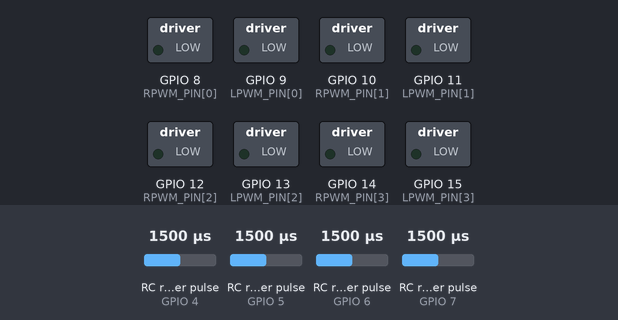
This sketch was run on a simulated ESP32-S3. Shown: switched loads named in the sketch (green lamp = pin HIGH). Wiring (inferred from the names in the program): 4 × RC receiver channel: data GPIO 4 / data GPIO 5 / data GPIO 6 / data GPIO 7. The test bench sets the inputs (shaded band); at power-on: RC receiver pulse (sensors on GPIO 4, GPIO 5, GPIO 6, GPIO 7) 1500 µs. What the sketch prints to the serial monitor is not drawn.

Above: at 1.4 s.
1.5 s: RC receiver pulse (sensor on GPIO 4) set to 1020 µs
At 2.1 s:
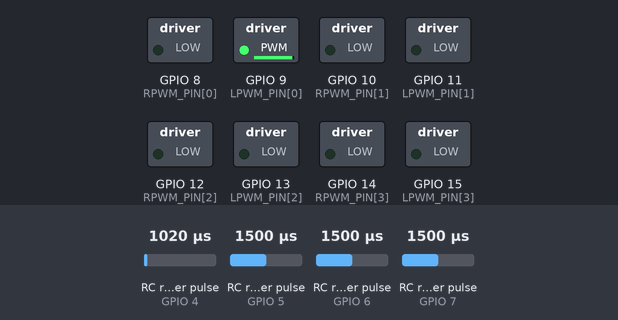
3.2 s: RC receiver pulse (sensor on GPIO 5) set to 1020 µs
At 4.6 s:
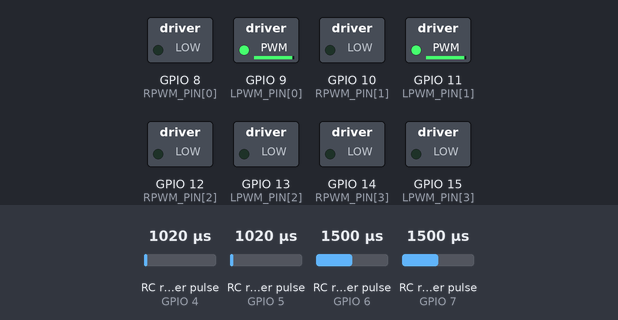
4.9 s: RC receiver pulse (sensor on GPIO 6) set to 1020 µs
At 6.1 s:
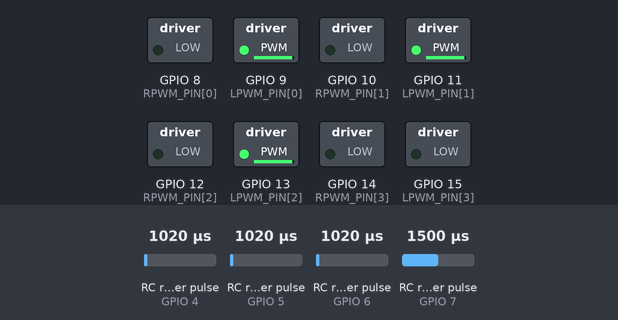
6.6 s: RC receiver pulse (sensor on GPIO 7) set to 1020 µs
At 7.3 s:
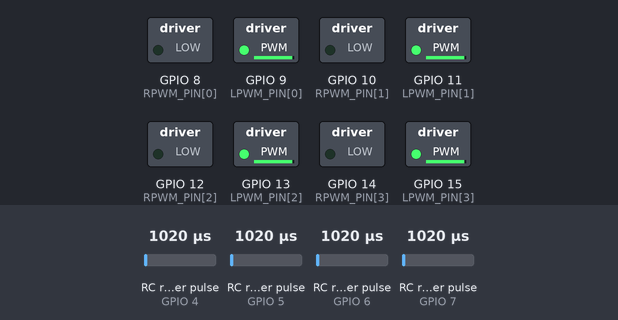
8.3 s: RC receiver pulse (sensor on GPIO 4) set to 1980 µs
At 9.1 s:
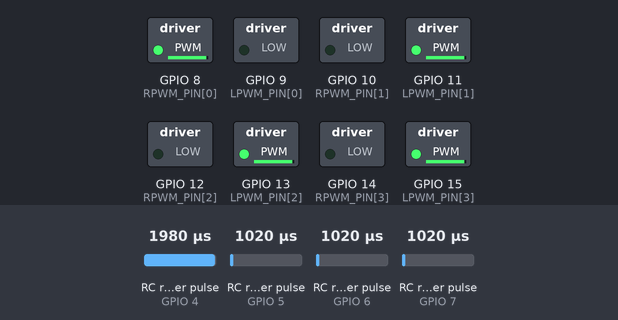
10.1 s: RC receiver pulse (sensor on GPIO 5) set to 1250 µs
At 11.2 s:
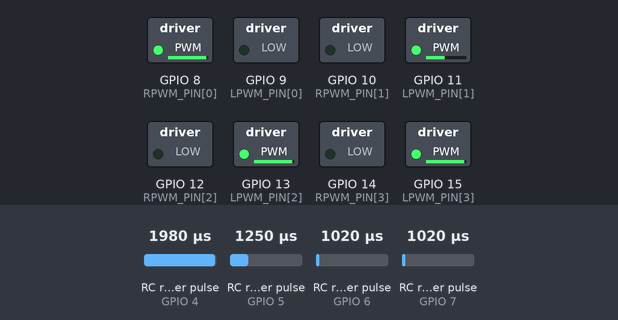
Timing chart, 0 to 12.6 s (numbered marks = the images above; inputs shaded):
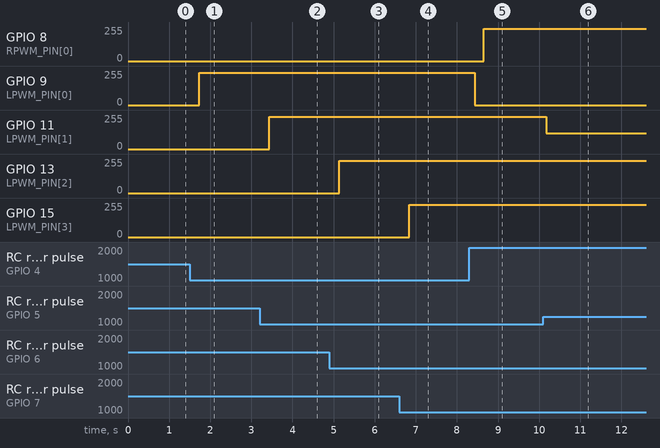

Measured:
- after the input at 1.5 s, GPIO 9 (LPWM_PIN[0]): 0/255 → 243/255 after 0.24 s
- after the input at 3.2 s, GPIO 11 (LPWM_PIN[1]): 0/255 → 243/255 after 0.24 s
- after the input at 4.9 s, GPIO 13 (LPWM_PIN[2]): 0/255 → 243/255 after 0.24 s
- after the input at 6.6 s, GPIO 15 (LPWM_PIN[3]): 0/255 → 243/255 after 0.24 s
- after the input at 8.3 s, GPIO 8 (RPWM_PIN[0]): 0/255 → 243/255 after 0.35 s; GPIO 9 (LPWM_PIN[0]): 243/255 → 0/255 after 0.13 s
- after the input at 10.1 s, GPIO 11 (LPWM_PIN[1]): 243/255 → 117/255 after 0.08 s

The sketch:

TeleRC_M5_M8_Converter.ino
```cpp
/*
  TeleRC / ArduRover - RC PWM to 4x BTS7960 Converter
  Target: ESP32-S3 DevKitC-1

  PURPOSE
  -------
  Convert standard RC/servo PWM from a flight controller
  (1000-2000 us, 1500 us neutral) into RPWM/LPWM signals
  for four BTS7960 / IBT-2 brushed DC motor drivers.

  DEFAULT MODE
  ------------
  Two FC inputs for skid steering:
    LEFT input  -> Front Left + Rear Left BTS7960
    RIGHT input -> Front Right + Rear Right BTS7960

  SAFETY FEATURES
  ---------------
  - Input pulse validation
  - Loss-of-signal timeout
  - All-stop failsafe
  - Neutral deadband
  - Acceleration/deceleration slew limiting
  - Direction reversal always returns through zero
  - 20 kHz BTS7960 PWM
  - Serial diagnostics at 115200 baud

  IMPORTANT
  ---------
  - ALL GROUNDS MUST BE COMMON: FC GND, ESP32 GND, BTS7960 logic GND.
  - Do NOT feed 5 V into an ESP32-S3 GPIO.
  - BTS7960 R_EN and L_EN may be tied HIGH to its regulated 5 V logic supply.
  - Use a regulated supply for ESP32/BTS logic.
  - Never feed the rover motor-battery voltage directly into the ESP32.
  - Motor battery power goes directly to each BTS7960 power stage through
    appropriate fusing and wiring.
  - This is a STANDALONE companion sketch. Flashing it over TeleRCBridge.ino
    on the same ESP32 will replace the Wi-Fi/MAVLink bridge firmware.
*/

#include <Arduino.h>
#include <esp_arduino_version.h>

// -----------------------------------------------------------------------------
// USER CONFIGURATION
// -----------------------------------------------------------------------------

// true  = 2-input skid-steer mode: LEFT drives motors 0/1, RIGHT drives 2/3.
// false = 4 independent RC inputs, one per BTS7960.
#ifndef TELERC_PWM_PAIRED
#define TELERC_PWM_PAIRED 0
#endif
constexpr bool PAIRED_SKID_STEER = TELERC_PWM_PAIRED;

// In four-input mode, loss of any required RC signal stops all motors.
constexpr bool FAILSAFE_ALL_STOP = true;

// Standard RC PWM calibration.
constexpr uint16_t RC_MIN_US     = 1000;
constexpr uint16_t RC_CENTER_US  = 1500;
constexpr uint16_t RC_MAX_US     = 2000;

// Accept slightly wider pulses for validation.
constexpr uint16_t RC_VALID_MIN_US = 850;
constexpr uint16_t RC_VALID_MAX_US = 2150;

// Neutral deadband around 1500 us.
constexpr uint16_t RC_DEADBAND_US = 35;

// Signal-loss timeout.
constexpr uint32_t RC_TIMEOUT_US = 150000;
constexpr uint32_t SOURCE_NEUTRAL_DWELL_US = 300000;

// Output PWM.
constexpr uint32_t PWM_FREQ_HZ = 20000;
constexpr uint8_t  PWM_BITS    = 8;

// 255 = 100%.
// For first bench test use 140-180, then increase only after verifying
// motor direction, neutral, current draw and failsafe behavior.
constexpr int MAX_MOTOR_DUTY = 255;

// Control loop and slew rate.
// Smaller ACCEL_STEP = gentler launch.
// Larger DECEL_STEP = faster return toward neutral.
constexpr uint32_t CONTROL_PERIOD_US = 5000;
constexpr int ACCEL_STEP = 6;
constexpr int DECEL_STEP = 12;

// Serial diagnostics period.
constexpr uint32_t DIAG_PERIOD_MS = 250;

// -----------------------------------------------------------------------------
// PIN ASSIGNMENT - ESP32-S3 DevKitC-1
// -----------------------------------------------------------------------------

// RC PWM inputs from SpeedyBee F405 V4 / ArduRover.
// In paired mode only GPIO4 and GPIO5 are required.
constexpr uint8_t RC_IN_PIN[4] = {
  4,  // LEFT or Motor 0
  5,  // RIGHT or Motor 1
  6,  // Motor 2 - independent mode only
  7   // Motor 3 - independent mode only
};

// BTS7960 outputs.
// Motor order:
//   0 = Front Left
//   1 = Rear Left
//   2 = Front Right
//   3 = Rear Right
constexpr uint8_t RPWM_PIN[4] = {8, 10, 12, 14};
constexpr uint8_t LPWM_PIN[4] = {9, 11, 13, 15};

// Reverse a motor in software if mechanical mounting/wiring makes it run
// opposite to the intended rover direction.
constexpr bool INVERT_MOTOR[4] = {
  false,  // Front Left
  false,  // Rear Left
  false,  // Front Right
  false   // Rear Right
};

// -----------------------------------------------------------------------------
// RC INPUT CAPTURE
// -----------------------------------------------------------------------------

portMUX_TYPE captureMux = portMUX_INITIALIZER_UNLOCKED;
volatile bool riseSeen[4] = {}, pulseValid[4] = {};
bool snapshotValid[4] = {};
uint32_t snapshotLastUs[4] = {};
uint16_t snapshotPulseUs[4] = {};

volatile uint32_t riseUs[4] = {0, 0, 0, 0};
volatile uint32_t lastValidPulseUs[4] = {0, 0, 0, 0};
volatile uint16_t pulseWidthUs[4] = {
  RC_CENTER_US, RC_CENTER_US, RC_CENTER_US, RC_CENTER_US
};

static inline void IRAM_ATTR captureEdge(uint8_t ch) {
  const uint32_t now = micros();
  portENTER_CRITICAL_ISR(&captureMux);
  if (digitalRead(RC_IN_PIN[ch])) {
    riseUs[ch] = now; riseSeen[ch] = true;
  } else {
    const uint32_t width = now - riseUs[ch];
    pulseValid[ch] = riseSeen[ch] && width >= RC_VALID_MIN_US && width <= RC_VALID_MAX_US;
    if (pulseValid[ch]) {pulseWidthUs[ch] = uint16_t(width); lastValidPulseUs[ch] = now;}
    riseSeen[ch] = false;
  }
  portEXIT_CRITICAL_ISR(&captureMux);
}

void snapshotInputs() {
  portENTER_CRITICAL(&captureMux);
  for (uint8_t i = 0; i < 4; ++i) {
    snapshotPulseUs[i] = pulseWidthUs[i]; snapshotLastUs[i] = lastValidPulseUs[i]; snapshotValid[i] = pulseValid[i];
  }
  portEXIT_CRITICAL(&captureMux);
}

void IRAM_ATTR rc0ISR() { captureEdge(0); }
void IRAM_ATTR rc1ISR() { captureEdge(1); }
void IRAM_ATTR rc2ISR() { captureEdge(2); }
void IRAM_ATTR rc3ISR() { captureEdge(3); }

// -----------------------------------------------------------------------------
// MOTOR PWM OUTPUT
// -----------------------------------------------------------------------------

#if ESP_ARDUINO_VERSION_MAJOR < 3
constexpr uint8_t RPWM_CH[4] = {0, 2, 4, 6};
constexpr uint8_t LPWM_CH[4] = {1, 3, 5, 7};
#endif

bool attachMotorPwm() {
  bool ok = true;
  for (uint8_t i = 0; i < 4; ++i) {
#if ESP_ARDUINO_VERSION_MAJOR >= 3
    ok = ledcAttach(RPWM_PIN[i], PWM_FREQ_HZ, PWM_BITS) && ok;
    ok = ledcAttach(LPWM_PIN[i], PWM_FREQ_HZ, PWM_BITS) && ok;
#else
    ok = (ledcSetup(RPWM_CH[i], PWM_FREQ_HZ, PWM_BITS) > 0) && ok;
    ok = (ledcSetup(LPWM_CH[i], PWM_FREQ_HZ, PWM_BITS) > 0) && ok;
    ledcAttachPin(RPWM_PIN[i], RPWM_CH[i]);
    ledcAttachPin(LPWM_PIN[i], LPWM_CH[i]);
#endif
  }
  return ok;
}

static inline void pwmWritePin(uint8_t motor, bool rpwm, uint8_t duty) {
#if ESP_ARDUINO_VERSION_MAJOR >= 3
  ledcWrite(rpwm ? RPWM_PIN[motor] : LPWM_PIN[motor], duty);
#else
  ledcWrite(rpwm ? RPWM_CH[motor] : LPWM_CH[motor], duty);
#endif
}

// command range: -MAX_MOTOR_DUTY ... +MAX_MOTOR_DUTY
void setBtsMotor(uint8_t motor, int command) {
  command = constrain(command, -MAX_MOTOR_DUTY, MAX_MOTOR_DUTY);

  if (INVERT_MOTOR[motor]) {
    command = -command;
  }

  if (command > 0) {
    // Forward: RPWM active, LPWM off.
    pwmWritePin(motor, false, 0);
    pwmWritePin(motor, true, static_cast<uint8_t>(command));
  } else if (command < 0) {
    // Reverse: LPWM active, RPWM off.
    pwmWritePin(motor, true, 0);
    pwmWritePin(motor, false, static_cast<uint8_t>(-command));
  } else {
    // Neutral: both PWM inputs low. Actual braking depends on the driver.
    pwmWritePin(motor, true, 0);
    pwmWritePin(motor, false, 0);
  }
}

void stopAllMotors() {
  for (uint8_t i = 0; i < 4; ++i) {
    setBtsMotor(i, 0);
  }
}

// -----------------------------------------------------------------------------
// SIGNAL PROCESSING
// -----------------------------------------------------------------------------

bool channelFresh(uint8_t ch, uint32_t nowUs) {
  return snapshotValid[ch] && uint32_t(nowUs - snapshotLastUs[ch]) < RC_TIMEOUT_US;
}

int rcPulseToCommand(uint16_t us) {
  us = constrain(us, RC_MIN_US, RC_MAX_US);
  const int delta = static_cast<int>(us) - RC_CENTER_US;

  if (abs(delta) <= RC_DEADBAND_US) {
    return 0;
  }

  int command;

  if (delta > 0) {
    command = map(
      delta,
      RC_DEADBAND_US,
      RC_MAX_US - RC_CENTER_US,
      0,
      MAX_MOTOR_DUTY
    );
  } else {
    command = -map(
      -delta,
      RC_DEADBAND_US,
      RC_CENTER_US - RC_MIN_US,
      0,
      MAX_MOTOR_DUTY
    );
  }

  return constrain(command, -MAX_MOTOR_DUTY, MAX_MOTOR_DUTY);
}

// Slew toward target.
// A commanded direction reversal MUST reach zero before the opposite
// polarity is allowed.
int slewToward(int current, int target) {
  if (current == target) {
    return current;
  }

  // Explicit reversal handling: decelerate to zero first.
  if ((current > 0 && target < 0) || (current < 0 && target > 0)) {
    if (abs(current) <= DECEL_STEP) {
      return 0;
    }
    return (current > 0) ? (current - DECEL_STEP)
                         : (current + DECEL_STEP);
  }

  // Same direction or target is zero.
  const bool magnitudeIncreasing =
      (target != 0) && (abs(target) > abs(current));

  const int step = magnitudeIncreasing ? ACCEL_STEP : DECEL_STEP;

  if (target > current) {
    current += step;
    if (current > target) current = target;
  } else {
    current -= step;
    if (current < target) current = target;
  }

  return current;
}

// -----------------------------------------------------------------------------
// RUNTIME
// -----------------------------------------------------------------------------

int currentCmd[4] = {0, 0, 0, 0};
int targetCmd[4]  = {0, 0, 0, 0};

uint32_t lastControlUs = 0, lastDiagMs = 0;
bool motorPwmReady = false, sourceEnabled = false, neutralTracking = false;
uint32_t neutralSinceUs = 0, snapshotAtUs = 0;

void hardStop() {
  sourceEnabled = false; neutralTracking = false;
  for (uint8_t i = 0; i < 4; ++i) { currentCmd[i] = targetCmd[i] = 0; }
  stopAllMotors();
}

bool computeTargets(uint32_t nowUs) {
  if (PAIRED_SKID_STEER) {
    if (!channelFresh(0, nowUs) || !channelFresh(1, nowUs)) return false;
    targetCmd[0] = targetCmd[1] = rcPulseToCommand(snapshotPulseUs[0]);
    targetCmd[2] = targetCmd[3] = rcPulseToCommand(snapshotPulseUs[1]);
    return true;
  }
  bool anyLost = false, anyFresh = false;
  for (uint8_t i = 0; i < 4; ++i) {
    const bool fresh = channelFresh(i, nowUs);
    anyLost |= !fresh; anyFresh |= fresh;
    targetCmd[i] = fresh ? rcPulseToCommand(snapshotPulseUs[i]) : 0;
  }
  return anyFresh && (!FAILSAFE_ALL_STOP || !anyLost);
}

void updateMotors() {
  for (uint8_t i = 0; i < 4; ++i) {
    if (!PAIRED_SKID_STEER && !channelFresh(i, snapshotAtUs)) currentCmd[i] = 0;
    else currentCmd[i] = slewToward(currentCmd[i], targetCmd[i]);
    setBtsMotor(i, currentCmd[i]);
  }
}

void printDiagnostics(uint32_t nowUs) {
  const uint32_t nowMs = millis();
  if (uint32_t(nowMs - lastDiagMs) < DIAG_PERIOD_MS) return;
  lastDiagMs = nowMs;
  char diagnostic[192];
  const int n = snprintf(diagnostic, sizeof(diagnostic),
      "RC(us): %u%c %u%c %u%c %u%c | CMD: %d %d %d %d | source=%s PWM=%s\n",
      snapshotPulseUs[0], channelFresh(0, nowUs)?'*':'!', snapshotPulseUs[1], channelFresh(1, nowUs)?'*':'!',
      snapshotPulseUs[2], channelFresh(2, nowUs)?'*':'!', snapshotPulseUs[3], channelFresh(3, nowUs)?'*':'!',
      currentCmd[0], currentCmd[1], currentCmd[2], currentCmd[3],
      sourceEnabled?"enabled":"neutral-wait", motorPwmReady?"ready":"failed");
  if (n > 0 && n < int(sizeof(diagnostic)) && Serial.availableForWrite() >= n)
    Serial.write(reinterpret_cast<const uint8_t*>(diagnostic), size_t(n));
}

void setup() {
  // Establish the output-low state before startup delay, diagnostics or input capture.
  for (uint8_t i = 0; i < 4; ++i) {
    pinMode(RPWM_PIN[i], OUTPUT); pinMode(LPWM_PIN[i], OUTPUT);
    digitalWrite(RPWM_PIN[i], LOW); digitalWrite(LPWM_PIN[i], LOW);
  }
  hardStop();
  Serial.begin(115200);
  delay(250);

  Serial.println();
  Serial.println("TeleRC 4x BTS7960 PWM Converter");
  Serial.println(PAIRED_SKID_STEER
                 ? "Mode: paired skid-steer (2 RC inputs -> 4 BTS7960)"
                 : "Mode: 4 independent RC inputs");

  for (uint8_t i = 0; i < 4; ++i) {
    pinMode(RC_IN_PIN[i], INPUT_PULLDOWN);
  }

  attachInterrupt(digitalPinToInterrupt(RC_IN_PIN[0]), rc0ISR, CHANGE);
  attachInterrupt(digitalPinToInterrupt(RC_IN_PIN[1]), rc1ISR, CHANGE);

  if (!PAIRED_SKID_STEER) {
    attachInterrupt(digitalPinToInterrupt(RC_IN_PIN[2]), rc2ISR, CHANGE);
    attachInterrupt(digitalPinToInterrupt(RC_IN_PIN[3]), rc3ISR, CHANGE);
  }

  motorPwmReady = attachMotorPwm();
  hardStop();
  Serial.println(motorPwmReady ? "Outputs neutral; waiting for 300 ms of fresh neutral inputs."
                             : "FATAL: PWM attachment failed; outputs inhibited.");
}

void loop() {
  snapshotInputs();
  const uint32_t nowUs = micros();
  snapshotAtUs = nowUs;
  if (uint32_t(nowUs - lastControlUs) >= CONTROL_PERIOD_US) {
    lastControlUs = nowUs;
    if (!motorPwmReady || !computeTargets(nowUs)) hardStop();
    else {
      if (!sourceEnabled) {
        bool neutral = true;
        for (uint8_t i = 0; i < (PAIRED_SKID_STEER ? 2 : 4); ++i)
          if (channelFresh(i, nowUs)) neutral &= abs(int(snapshotPulseUs[i]) - int(RC_CENTER_US)) <= RC_DEADBAND_US;
        if (!neutral) neutralTracking = false;
        else if (!neutralTracking) {neutralTracking = true; neutralSinceUs = nowUs;}
        else if (uint32_t(nowUs - neutralSinceUs) >= SOURCE_NEUTRAL_DWELL_US) sourceEnabled = true;
      }
      if (sourceEnabled) updateMotors(); else stopAllMotors();
    }
  }
  printDiagnostics(nowUs);
}
```
